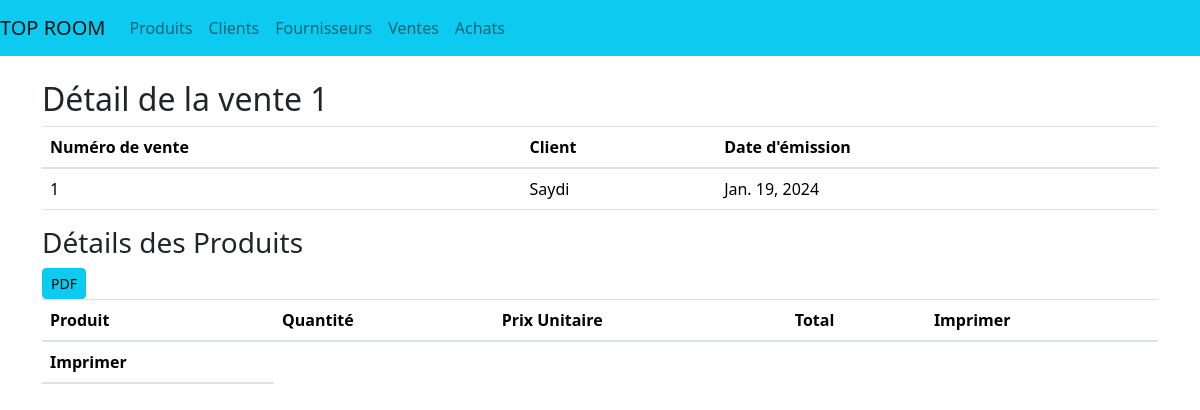
/1/, run on the app's committed database.
### stockage/models.py (models this page shows, shortened)
class Vente(models.Model):
    client = models.ForeignKey(Client, on_delete=models.CASCADE)
    produits = models.ManyToManyField(Produit, through='LigneVente')
    date_vente = models.DateField(auto_now_add=True)

class Client(models.Model):
    nom = models.CharField(max_length=100)
    telephone = models.CharField(max_length=200)

### stockage/views.py (the view)
# urls.py: path('<int:pk>/', VenteDetailView.as_view(), name='vente_detail'),
class VenteDetailView(View):
    template_name = 'vente_detail.html'
    def get(self, request, pk):
        vente = get_object_or_404(Vente, pk=pk)
        return render(request, self.template_name, {'vente': vente})

### stockage/templates/vente_detail.html (shortened to what this page needs)
{% extends 'base.html' %}
{% block content %}
    <h2>Détail de la vente {{ vente.id }}</h2>
    <table class="table">
        <thead>
            <tr>
                <th scope="col">Numéro de vente</th>
                <th scope="col">Client</th>
                <th scope="col">Date d'émission</th>
            </tr>
        </thead>
        <tbody>
            <tr>
                <td>{{ vente.id }}</td>
                <td>{{ vente.client.nom }}</td>
                <td>{{ vente.date_vente }}</td>
            </tr>
        </tbody>
    </table>
    <h3>Détails des Produits</h3>
    <table class="table">
        <thead>
            <tr>
                <th scope="col">Produit</th>
                <th scope="col">Quantité</th>
                <th scope="col">Prix Unitaire</th>
                <th scope="col">Total</th>
                <th scope="col">Imprimer</th>
            </tr>
            <tr>  <th scope="col">Imprimer</th>
            </tr>
        </thead>
        <tbody>
            <tr>
            <a class="btn btn-info btn-sm" href="{% url 'generate_vente_pdf' vente.id %}">PDF</a>
            </tr>
        </tbody>
    </table>
{% endblock %}

### data on the page
Vente: id "1", client.nom "Saydi", date_vente "Jan. 19, 2024"
